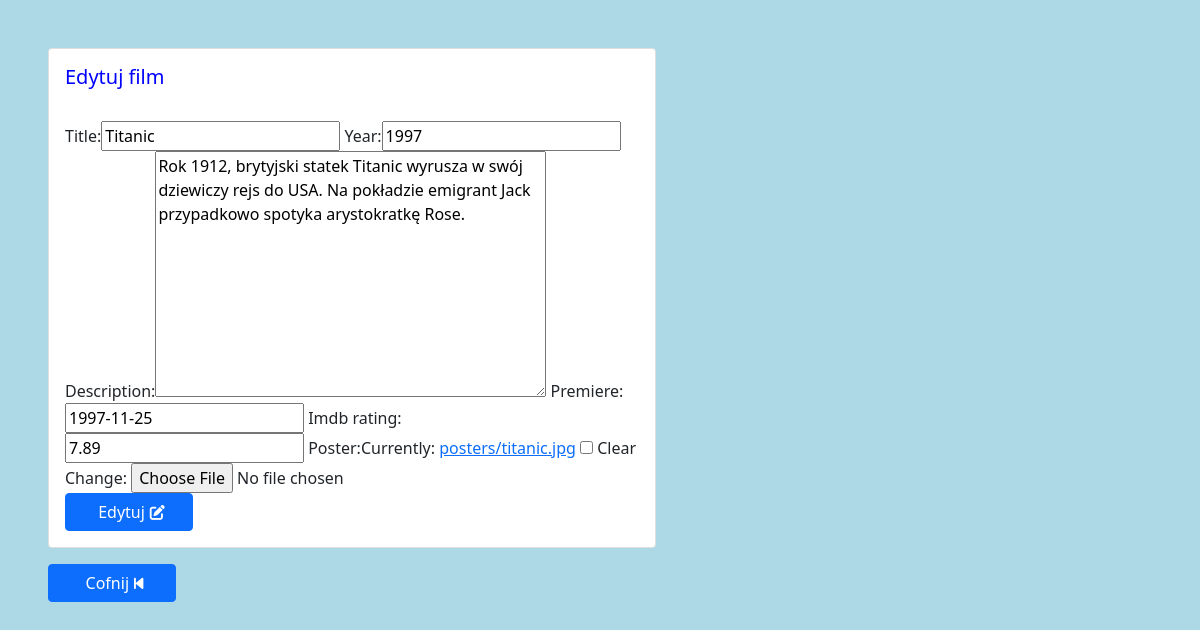
Page /movies_web/edit/1/ (signed in) on the committed database.
### movies_web/models.py (models this page shows, shortened)
class Movie(models.Model):
    title = models.CharField(max_length=64, blank=False, unique=True)
    year = models.PositiveSmallIntegerField(default=2000)
    description = models.TextField(default='')
    premiere = models.DateField(null=True, blank=True)
    imdb_rating = models.DecimalField(max_digits=4, decimal_places=2, null=True, blank=True)
    poster = models.ImageField(upload_to='posters', null=True, blank=True)
    dodatkowe = models.OneToOneField(AdditionalInfo, on_delete=models.CASCADE, null=True, blank=True)

### movies_web/views.py (the view)
# urls.py: path('edit/<int:id>/', update_movie, name='update_movie'),
@login_required
def update_movie(request, id):
    movie = get_object_or_404(Movie, pk=id)
    form = MovieForm(request.POST or None, request.FILES or None, instance=movie)
    if form.is_valid():
        form.save()
        return redirect(main_movies)
    return render(request, 'form_movie.html', {'form': form, 'new': False})

### movies_web/forms.py
class MovieForm(ModelForm):
    class Meta:
        model = Movie
        fields = ['title', 'year', 'description', 'premiere', 'imdb_rating', 'poster']

### templates/form_movie.html (shortened to what this page needs)
{% extends 'base.html' %}
{% load bootstrap %}
{% block side %}
    <div class="card" style="width: 38rem">
      <div class="card-body">
        {% if new %}
          <h5 class="color_text">Nowy film</h5>
        {% else %}
          <h5 class="color_text">Edytuj film</h5>
        {% endif %}
        <br>
        <form method="post" enctype="multipart/form-data">
          {{ form|bootstrap }}
          <br>
          {% if new %}
            <button type="submit" class="btn btn-primary all_buttons">Dodaj<i class="fas fa-plus-square icon_in_button"></i></button>
          {% else %}
            <button type="submit" class="btn btn-primary all_buttons">Edytuj<i class="fas fa-edit icon_in_button"></i></button>
          {% endif %}
        </form>
      </div>
    </div>
  <a href="{% url 'main_movies'%}" class="btn btn-primary all_buttons mt-3">Cofnij<i class="fas fa-step-backward icon_in_button "></i></a>
{% endblock %}

### movies_web/static/movies_web.css (style rules this page uses)
body { padding: 3rem; background: lightblue; }
.color_text { color: blue; }
.all_buttons { width: 8rem; position: relative; }
.icon_in_button { font-size: 15px; position: relative; left: 5px; color: white; }

### rows in the picture
Movie: title "Titanic", year "1997", description "Rok 1912, brytyjski statek Titanic wyrusza w swój dziewiczy rejs do USA. Na pokładzie emigrant Jack przypadkowo spotyka arystokratkę Rose.", premiere "1997-11-25", imdb_rating "7.89"
